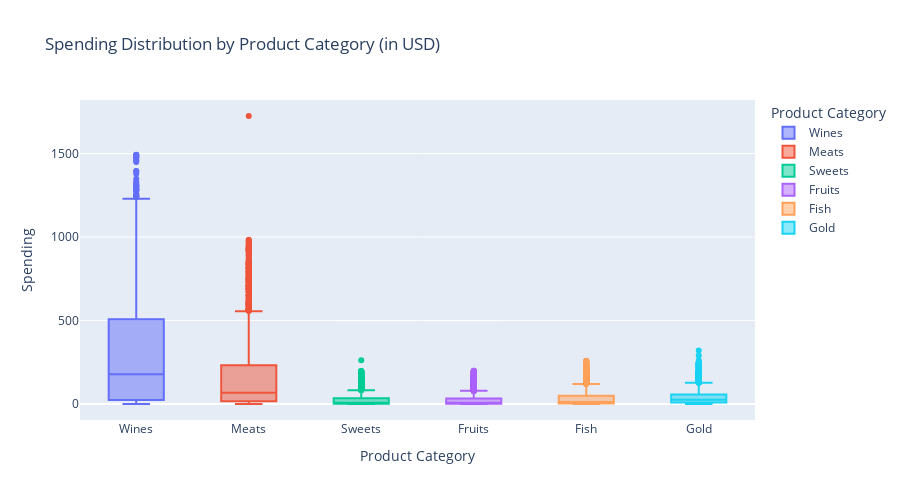
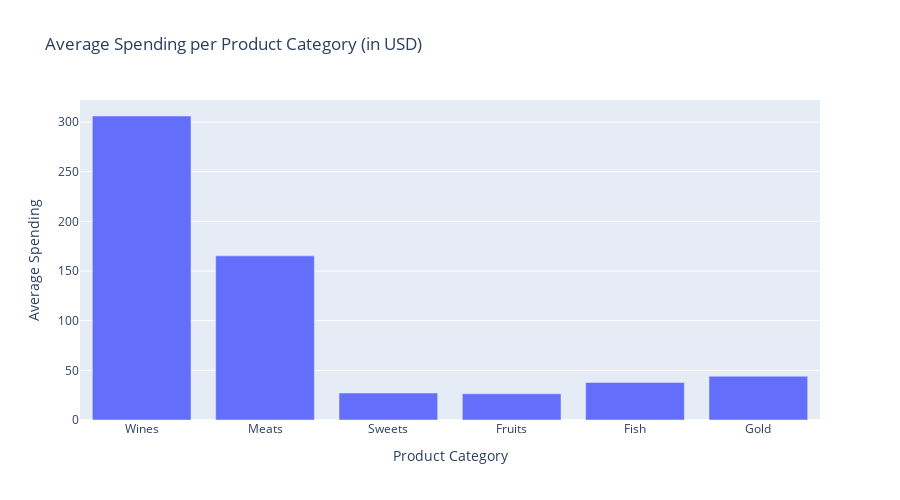
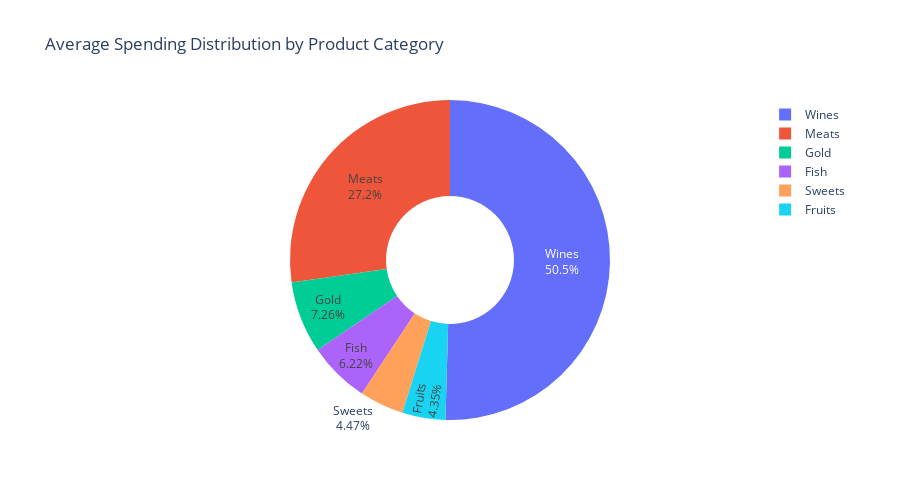
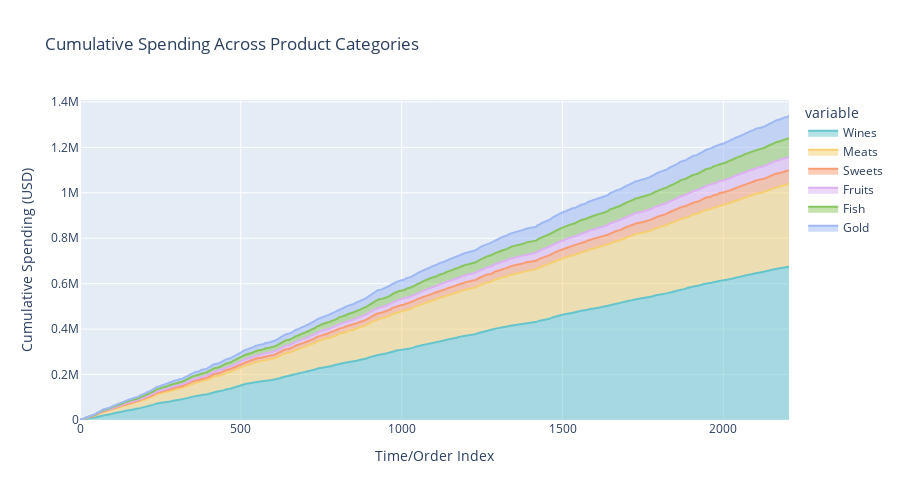

Write notebook code for charts like these, in order.
### Markdown cell above
- Which product category (e.g., wines, meats, sweets) has the highest and lowest
average spending?
- Which product category (e.g., wines, meats, sweets) has the highest and lowest
cumulative sum spending (USD) with vertical axis is Time/Order index?

<a id='plot1b'></a>

### Code cell
# prompt: Plot the boxplot for all product categories (wines, meats, sweets) and compare the average spending draw in Plotly

# Assuming 'MntWines', 'MntFruits', 'MntMeatProducts', 'MntFishProducts', 'MntSweetProducts', 'MntGoldProds' are the columns for product spending

# Create a new DataFrame with only the relevant columns
spending_data = market_data[['MntWines', 'MntMeatProducts', 'MntSweetProducts',
                             'MntFruits', 'MntFishProducts', 'MntGoldProds']]

# Rename columns for better readability in the plot
spending_data = spending_data.rename(columns={
    'MntWines': 'Wines',
    'MntMeatProducts': 'Meats',
    'MntSweetProducts': 'Sweets',
    'MntFruits': 'Fruits',
    'MntFishProducts': 'Fish',
    'MntGoldProds': 'Gold'
})

# Melt the DataFrame to create a long-format DataFrame for plotting
spending_melted = spending_data.melt(var_name='Product Category', value_name='Spending')


fig = px.box(spending_melted,
             x='Product Category',
             y='Spending',
             title='Spending Distribution by Product Category (in USD)',
             color='Product Category')


fig.update_layout(width=WIDTH_PLOTLY, height=HEIGHT_PLOTLY)

fig.show()


# Calculate the average spending for each category
average_spending = spending_data.mean()

# Create a bar chart of the average spending
fig_bar = px.bar(average_spending,
                 x=average_spending.index,
                 y=average_spending.values,
                 title='Average Spending per Product Category (in USD)')

fig_bar.update_layout(width=WIDTH_PLOTLY, height=HEIGHT_PLOTLY,
                      xaxis_title="Product Category",
                      yaxis_title="Average Spending")

fig_bar.show()

# Calculate the total average spending
total_spending = average_spending.sum()

# Calculate the percentage of average spending for each category
average_spending_percentage = (average_spending / total_spending) * 100

# Create a pie chart for the average spending distribution
fig_pie = px.pie(values=average_spending_percentage,
                 names=average_spending.index,
                 title='Average Spending Distribution by Product Category',
                 hole=0.4)  # Adjust the hole size for a donut chart (optional)

# Customize the layout
fig_pie.update_traces(textinfo='percent+label')  # Show percentage and category label
fig_pie.update_layout(width=WIDTH_PLOTLY, height=HEIGHT_PLOTLY)

fig_pie.show()

# Create a cumulative sum DataFrame for plotting area chart
cumulative_spending = spending_data.cumsum()

# Plot an area chart
fig_area = px.area(cumulative_spending,
                   x=cumulative_spending.index,  # Use the DataFrame index as the x-axis
                   y=cumulative_spending.columns,  # Use product categories as the y-axis
                   title='Cumulative Spending Across Product Categories',
                   labels={'value': 'Cumulative Spending (USD)', 'index': 'Time/Order Index'},
                   color_discrete_sequence=px.colors.qualitative.Pastel)  # Optional: Set color palette

# Customize layout
fig_area.update_layout(width=WIDTH_PLOTLY, height=HEIGHT_PLOTLY,
                       xaxis_title="Time/Order Index",
                       yaxis_title="Cumulative Spending (USD)")

fig_area.show()

### Figure 1 — Plotly figure (JSON) as saved in the notebook; plotly's stock layout.template omitted (floating-point values rounded to 4 significant figures; data arrays with more than 128 entries replaced by an {"elided": "..."} marker saying what was removed)
{"data": [{"alignmentgroup": "True", "hovertemplate": "Product Category=%{x}<br>Spending=%{y}<extra></extra>", "legendgroup": "Wines", "marker": {"color": "#636efa"}, "name": "Wines", "notched": false, "offsetgroup": "Wines", "orientation": "v", "showlegend": true, "type": "box", "x": {"elided": "2205 str values"}, "x0": " ", "xaxis": "x", "y": {"elided": "2205 int values"}, "y0": " ", "yaxis": "y"}, {"alignmentgroup": "True", "hovertemplate": "Product Category=%{x}<br>Spending=%{y}<extra></extra>", "legendgroup": "Meats", "marker": {"color": "#EF553B"}, "name": "Meats", "notched": false, "offsetgroup": "Meats", "orientation": "v", "showlegend": true, "type": "box", "x": {"elided": "2205 str values"}, "x0": " ", "xaxis": "x", "y": {"elided": "2205 int values"}, "y0": " ", "yaxis": "y"}, {"alignmentgroup": "True", "hovertemplate": "Product Category=%{x}<br>Spending=%{y}<extra></extra>", "legendgroup": "Sweets", "marker": {"color": "#00cc96"}, "name": "Sweets", "notched": false, "offsetgroup": "Sweets", "orientation": "v", "showlegend": true, "type": "box", "x": {"elided": "2205 str values"}, "x0": " ", "xaxis": "x", "y": {"elided": "2205 int values"}, "y0": " ", "yaxis": "y"}, {"alignmentgroup": "True", "hovertemplate": "Product Category=%{x}<br>Spending=%{y}<extra></extra>", "legendgroup": "Fruits", "marker": {"color": "#ab63fa"}, "name": "Fruits", "notched": false, "offsetgroup": "Fruits", "orientation": "v", "showlegend": true, "type": "box", "x": {"elided": "2205 str values"}, "x0": " ", "xaxis": "x", "y": {"elided": "2205 int values"}, "y0": " ", "yaxis": "y"}, {"alignmentgroup": "True", "hovertemplate": "Product Category=%{x}<br>Spending=%{y}<extra></extra>", "legendgroup": "Fish", "marker": {"color": "#FFA15A"}, "name": "Fish", "notched": false, "offsetgroup": "Fish", "orientation": "v", "showlegend": true, "type": "box", "x": {"elided": "2205 str values"}, "x0": " ", "xaxis": "x", "y": {"elided": "2205 int values"}, "y0": " ", "yaxis": "y"}, {"alignmentgroup": "True", "hovertemplate": "Product Category=%{x}<br>Spending=%{y}<extra></extra>", "legendgroup": "Gold", "marker": {"color": "#19d3f3"}, "name": "Gold", "notched": false, "offsetgroup": "Gold", "orientation": "v", "showlegend": true, "type": "box", "x": {"elided": "2205 str values"}, "x0": " ", "xaxis": "x", "y": {"elided": "2205 int values"}, "y0": " ", "yaxis": "y"}], "layout": {"boxmode": "overlay", "height": 500, "legend": {"title": {"text": "Product Category"}, "tracegroupgap": 0}, "title": {"text": "Spending Distribution by Product Category (in USD)"}, "width": 900, "xaxis": {"anchor": "y", "categoryarray": ["Wines", "Meats", "Sweets", "Fruits", "Fish", "Gold"], "categoryorder": "array", "domain": [0, 1], "title": {"text": "Product Category"}}, "yaxis": {"anchor": "x", "domain": [0, 1], "title": {"text": "Spending"}}}}

### Figure 2 — Plotly figure (JSON) as saved in the notebook; plotly's stock layout.template omitted (floating-point values rounded to 4 significant figures)
{"data": [{"alignmentgroup": "True", "hovertemplate": "index=%{x}<br>y=%{y}<extra></extra>", "legendgroup": "", "marker": {"color": "#636efa", "pattern": {"shape": ""}}, "name": "", "offsetgroup": "", "orientation": "v", "showlegend": false, "textposition": "auto", "type": "bar", "x": ["Wines", "Meats", "Sweets", "Fruits", "Fish", "Gold"], "xaxis": "x", "y": [306.2, 165.3, 27.13, 26.4, 37.76, 44.06], "yaxis": "y"}], "layout": {"barmode": "relative", "height": 500, "legend": {"tracegroupgap": 0}, "title": {"text": "Average Spending per Product Category (in USD)"}, "width": 900, "xaxis": {"anchor": "y", "domain": [0, 1], "title": {"text": "Product Category"}}, "yaxis": {"anchor": "x", "domain": [0, 1], "title": {"text": "Average Spending"}}}}

### Figure 3 — Plotly figure (JSON) as saved in the notebook; plotly's stock layout.template omitted (floating-point values rounded to 4 significant figures)
{"data": [{"domain": {"x": [0, 1], "y": [0, 1]}, "hole": 0.4, "hovertemplate": "label=%{label}<br>value=%{value}<extra></extra>", "labels": ["Wines", "Meats", "Sweets", "Fruits", "Fish", "Gold"], "legendgroup": "", "name": "", "showlegend": true, "textinfo": "percent+label", "type": "pie", "values": [50.45, 27.24, 4.471, 4.351, 6.222, 7.26]}], "layout": {"height": 500, "legend": {"tracegroupgap": 0}, "title": {"text": "Average Spending Distribution by Product Category"}, "width": 900}}

### Figure 4 — Plotly figure (JSON) as saved in the notebook; plotly's stock layout.template omitted (floating-point values rounded to 4 significant figures; data arrays with more than 128 entries replaced by an {"elided": "..."} marker saying what was removed)
{"data": [{"fillpattern": {"shape": ""}, "hovertemplate": "variable=Wines<br>Time/Order Index=%{x}<br>Cumulative Spending (USD)=%{y}<extra></extra>", "legendgroup": "Wines", "line": {"color": "rgb(102, 197, 204)"}, "marker": {"symbol": "circle"}, "mode": "lines", "name": "Wines", "orientation": "v", "showlegend": true, "stackgroup": "1", "type": "scatter", "x": {"elided": "2205 int values"}, "xaxis": "x", "y": {"elided": "2205 int values"}, "yaxis": "y"}, {"fillpattern": {"shape": ""}, "hovertemplate": "variable=Meats<br>Time/Order Index=%{x}<br>Cumulative Spending (USD)=%{y}<extra></extra>", "legendgroup": "Meats", "line": {"color": "rgb(246, 207, 113)"}, "marker": {"symbol": "circle"}, "mode": "lines", "name": "Meats", "orientation": "v", "showlegend": true, "stackgroup": "1", "type": "scatter", "x": {"elided": "2205 int values"}, "xaxis": "x", "y": {"elided": "2205 int values"}, "yaxis": "y"}, {"fillpattern": {"shape": ""}, "hovertemplate": "variable=Sweets<br>Time/Order Index=%{x}<br>Cumulative Spending (USD)=%{y}<extra></extra>", "legendgroup": "Sweets", "line": {"color": "rgb(248, 156, 116)"}, "marker": {"symbol": "circle"}, "mode": "lines", "name": "Sweets", "orientation": "v", "showlegend": true, "stackgroup": "1", "type": "scatter", "x": {"elided": "2205 int values"}, "xaxis": "x", "y": {"elided": "2205 int values"}, "yaxis": "y"}, {"fillpattern": {"shape": ""}, "hovertemplate": "variable=Fruits<br>Time/Order Index=%{x}<br>Cumulative Spending (USD)=%{y}<extra></extra>", "legendgroup": "Fruits", "line": {"color": "rgb(220, 176, 242)"}, "marker": {"symbol": "circle"}, "mode": "lines", "name": "Fruits", "orientation": "v", "showlegend": true, "stackgroup": "1", "type": "scatter", "x": {"elided": "2205 int values"}, "xaxis": "x", "y": {"elided": "2205 int values"}, "yaxis": "y"}, {"fillpattern": {"shape": ""}, "hovertemplate": "variable=Fish<br>Time/Order Index=%{x}<br>Cumulative Spending (USD)=%{y}<extra></extra>", "legendgroup": "Fish", "line": {"color": "rgb(135, 197, 95)"}, "marker": {"symbol": "circle"}, "mode": "lines", "name": "Fish", "orientation": "v", "showlegend": true, "stackgroup": "1", "type": "scatter", "x": {"elided": "2205 int values"}, "xaxis": "x", "y": {"elided": "2205 int values"}, "yaxis": "y"}, {"fillpattern": {"shape": ""}, "hovertemplate": "variable=Gold<br>Time/Order Index=%{x}<br>Cumulative Spending (USD)=%{y}<extra></extra>", "legendgroup": "Gold", "line": {"color": "rgb(158, 185, 243)"}, "marker": {"symbol": "circle"}, "mode": "lines", "name": "Gold", "orientation": "v", "showlegend": true, "stackgroup": "1", "type": "scatter", "x": {"elided": "2205 int values"}, "xaxis": "x", "y": {"elided": "2205 int values"}, "yaxis": "y"}], "layout": {"height": 500, "legend": {"title": {"text": "variable"}, "tracegroupgap": 0}, "title": {"text": "Cumulative Spending Across Product Categories"}, "width": 900, "xaxis": {"anchor": "y", "domain": [0, 1], "title": {"text": "Time/Order Index"}}, "yaxis": {"anchor": "x", "domain": [0, 1], "title": {"text": "Cumulative Spending (USD)"}}}}
